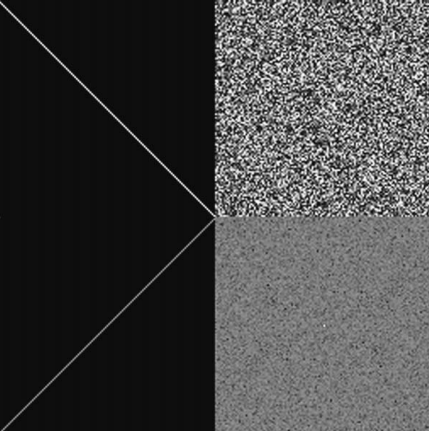
#> input picture FFT_Image/photo.png, 429 x 431 px
$ python FFT.py
#> lines starting #> are read from the running program, lines starting #| are printed output that depends on the picture
import numpy as np
import cv2

def double_fft(image_path):
    # Load the image in grayscale
#> called with image_path = 'photo.png'
    image = cv2.imread(image_path, cv2.IMREAD_GRAYSCALE)
#> image is the input picture: shape (431, 429); min 3, max 253, mean 67.6

    # Perform the first FFT and shift the zero frequency component to the center
    f_transform = np.fft.fft2(image)
    f_shift = np.fft.fftshift(f_transform)

    # Perform the second FFT on the shifted image
    inv_shift = np.fft.ifftshift(f_shift)
    inv_image = np.fft.ifft2(inv_shift)
    inv_image = np.abs(inv_image)  # Take the absolute to remove any imaginary components

    # Normalize the image to the range [0, 255]
    normalized_image = cv2.normalize(inv_image, None, 0, 255, cv2.NORM_MINMAX)
    output_image = np.uint8(normalized_image)

    return output_image

def rotate_image(image, angle):
#> called with angle = 180
    (h, w) = image.shape[:2]
#> h = 431; w = 429
    center = (w / 2, h / 2)
#> center = (214.5, 215.5)
    M = cv2.getRotationMatrix2D(center, angle, 1.0)
    rotated = cv2.warpAffine(image, M, (w, h))
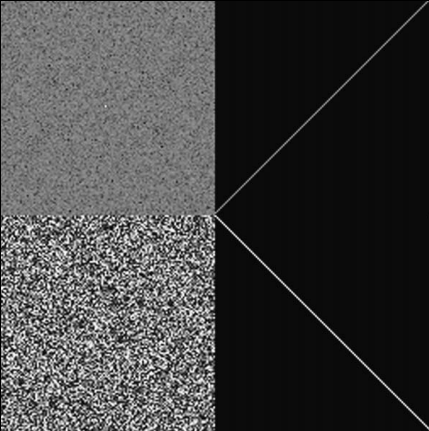
#> rotated: shape (431, 429); min 0, max 254, mean 65.3
    return rotated

def invert_image(image):
    inverted = cv2.bitwise_not(image)  # Inverts all the bits in the image
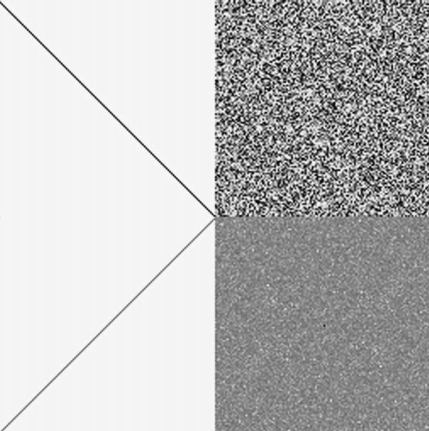
#> inverted: shape (431, 429); min 1, max 255, mean 189.5
    return inverted

def add_margin(image, margin_size):
    """Adds a green margin to the right and bottom of the image."""
#> called with margin_size = 20
    h, w = image.shape[:2]
#> h = 431; w = 429

    # If the image is grayscale, convert it to 3-channel (RGB)
    if len(image.shape) == 2:
        image = cv2.cvtColor(image, cv2.COLOR_GRAY2BGR)
#> image: shape (431, 429, 3)

    # Green background
    background = np.ones((h + margin_size, w + margin_size, 3)) * [0, 255, 0]  # [B, G, R] for OpenCV
    background[:h, :w] = image
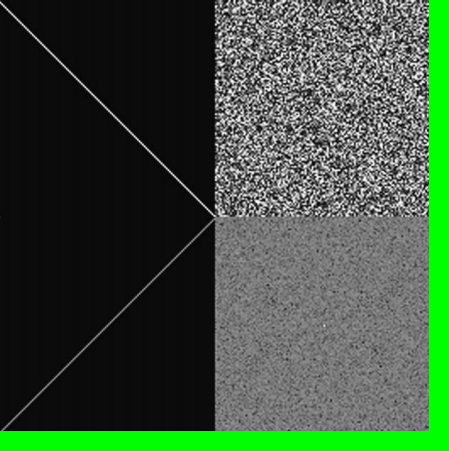
#> background: shape (451, 449, 3) float64; mean B, G, R 59.8, 82, 59.8
    return background

# Load and process the image
image_path = 'photo.png'
result = double_fft(image_path)

# Generate the rotated and inverted versions
rotated_result = rotate_image(result, 180)
inverted_result = invert_image(result)

# Add margins to images
margin_size = 20
result_with_margin = add_margin(result, margin_size)
rotated_with_margin = add_margin(rotated_result, margin_size)
#> call 2 of add_margin, with margin_size = 20
#> in add_margin (call 2), `background[:h, :w] = image`:
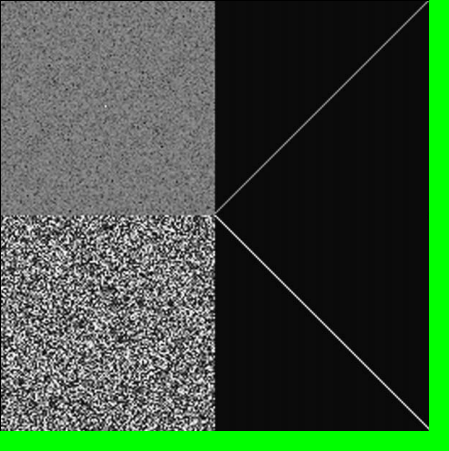
#> background: shape (451, 449, 3) float64; mean B, G, R 59.7, 81.8, 59.7
inverted_with_margin = add_margin(inverted_result, margin_size)  # Add margin to the inverted result as well
#> call 3 of add_margin, with margin_size = 20
#> in add_margin (call 3), `background[:h, :w] = image`:
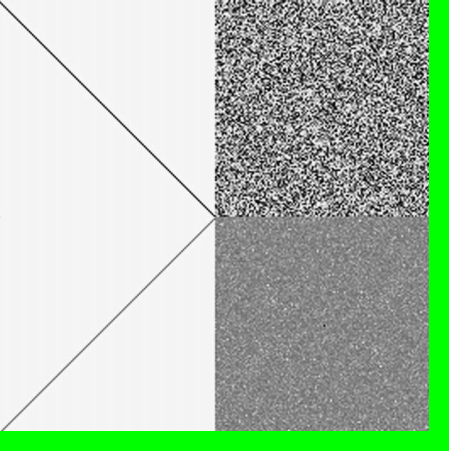
#> background: shape (451, 449, 3) float64; mean B, G, R 173, 195.2, 173

# Concatenate images horizontally
combined_output = np.hstack((result_with_margin, rotated_with_margin, inverted_with_margin))  # Use the updated inverted result with margin
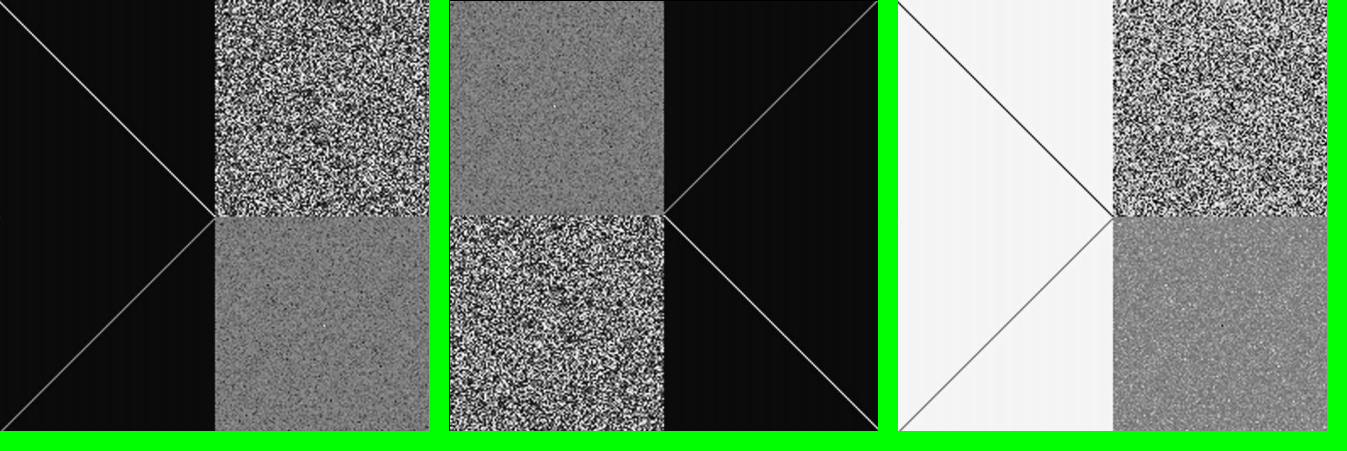
#> combined_output: shape (451, 1347, 3) float64; mean B, G, R 97.5, 119.7, 97.5

# Save the combined result
cv2.imwrite('combined_output.png', combined_output)
